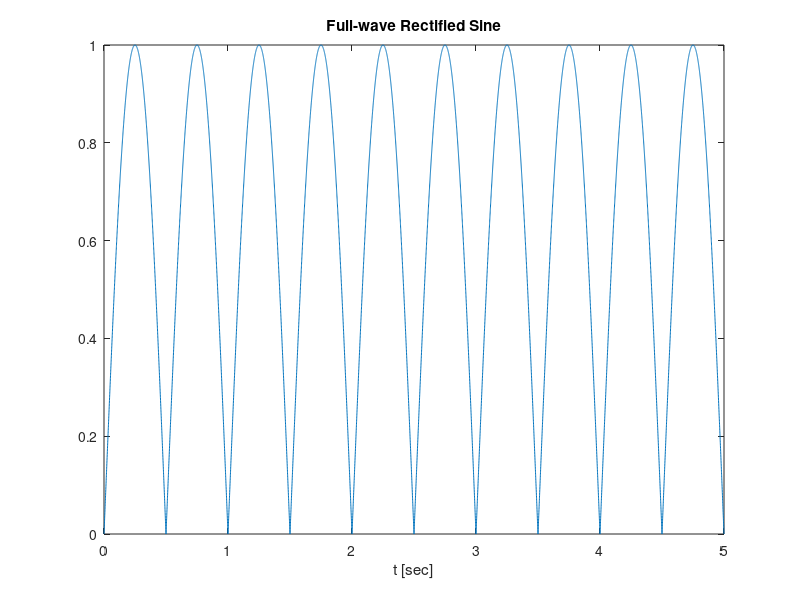

Recreate this plot in MATLAB. (Note: this script raises an error after producing the figure.)
%% 3.2
clc;clear;close all

%% Fill in the values
fs = 2000;
Amp = 1;
T = 1;
tStop = 5;

tt=0:(1/fs):tStop;
xx=Amp*abs(sin(2*pi*tt/T));

Tsect = 5*T;
Lsect = Tsect*fs;

figure
plot(tt,xx);
title('Full-wave Rectified Sine'); xlabel('t [sec]')

figure
plotspec( xx+j*1e-12, fs, Lsect ), colorbar, grid on %-- with negative frequencies
ylim([-20,20])
% *****Hint: Zoom in on the verticle axis to see the harmonics*****

% Fundamental freq = 2 Hz

%% GUI
fseriesdemo       %<==Uncomment to use the GUI

% a1=0.212
% a5=0.006